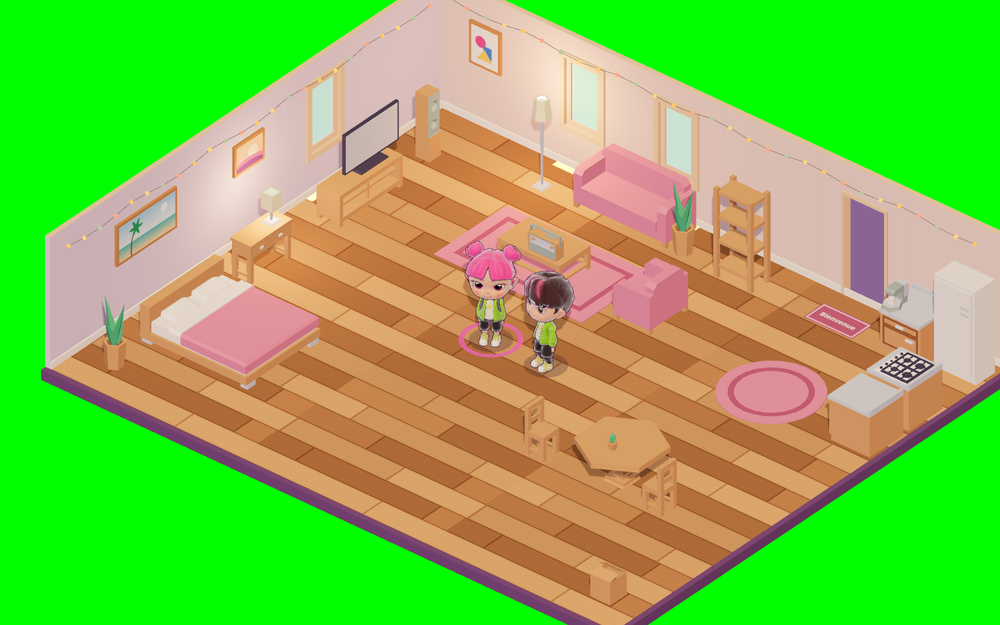
#> input picture shots/compare-v/raw/desktop_v1_room__probe.png, 1000 x 625 px, shrunk from 1440 x 900 before the run; its folder holds 4 pictures in this run
$ python coverage.py
#> lines starting #> are read from the running program, lines starting #| are printed output that depends on the picture; after the words box and inside, x2 and y2 are one past the last pixel; in counts of white or black regions, pixels touching at a corner belong together
"""Room coverage (% of the screen that is not the pure-green probe background) for each *__probe.png."""
import sys, glob, json, os
from PIL import Image
import numpy as np
d = sys.argv[1] if len(sys.argv) > 1 else 'shots/compare-v/raw'
out = {}
for f in sorted(glob.glob(f'{d}/*__probe.png')):
    a = np.asarray(Image.open(f).convert('RGB')).astype(int)
    green = (a[..., 1] > 200) & (a[..., 0] < 60) & (a[..., 2] < 60)
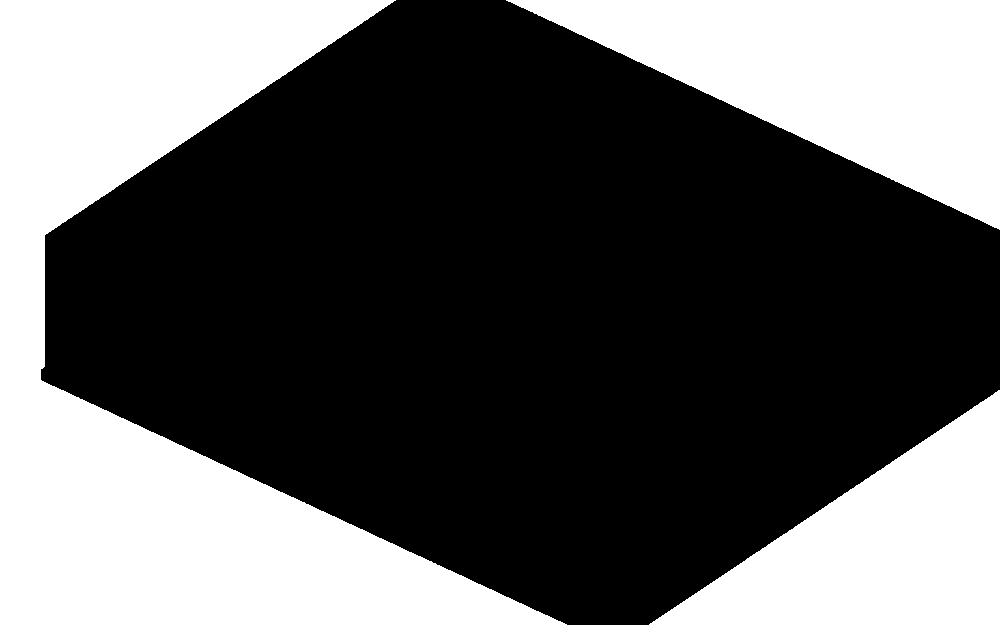
#> green: shape (625, 1000) bool; 37% white; 3 white regions, box (x1, y1, x2, y2) and area: (0, 0, 567, 625) 132987, (506, 0, 1000, 230) 56879, (649, 390, 1000, 625) 41431
    out[os.path.basename(f).replace('__probe.png', '')] = round(100 * (1 - green.mean()), 1)
#> pass 2 of the loop `for f in sorted(glob.glob(f'{d}/*__probe.png')):`:
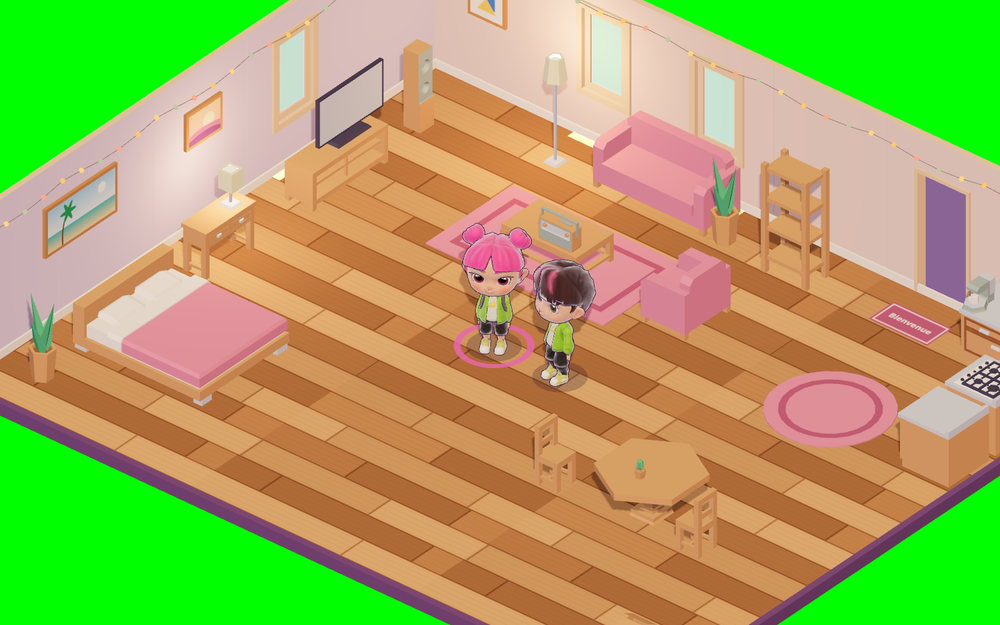
#> input picture shots/compare-v/raw/desktop_v3_room__probe.png, 1000 x 625 px, shrunk from 1440 x 900 before the run
#> `green = (a[..., 1] > 200) & (a[..., 0] < 60) & (a[..., 2] < 60)`:
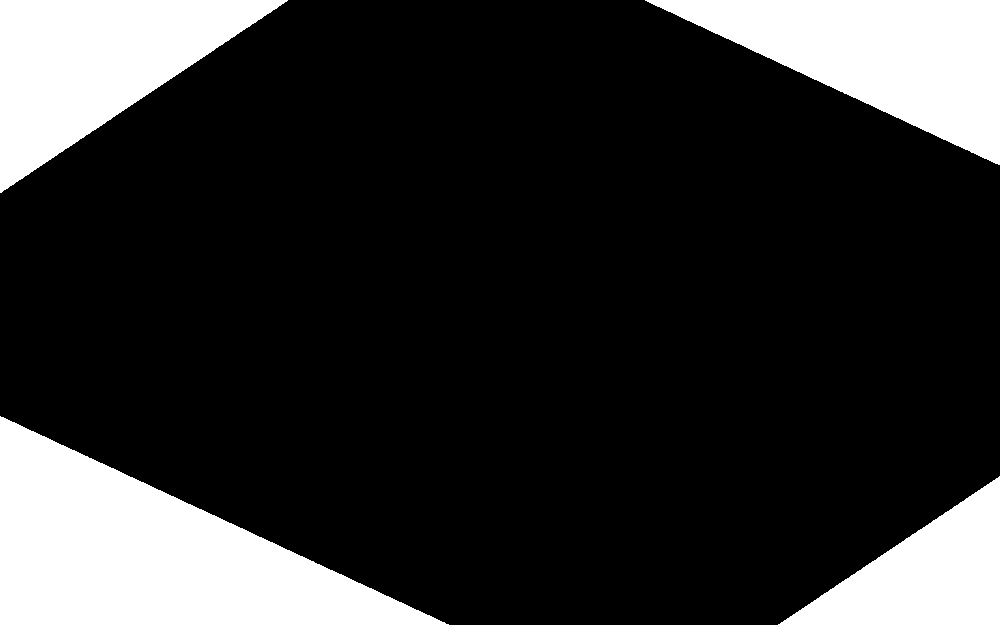
#> green: shape (625, 1000) bool; 19.4% white; 4 white regions, box (x1, y1, x2, y2) and area: (0, 416, 449, 625) 47059, (645, 0, 1000, 165) 29531, (0, 0, 288, 193) 27956, (778, 476, 1000, 625) 16576
json.dump(out, open(f'{d}/coverage.json', 'w'), indent=1); print(json.dumps(out, indent=1))
#| {
#|  "desktop_v1_room": 63.0,
#|  "desktop_v3_room": 80.6
#| }
